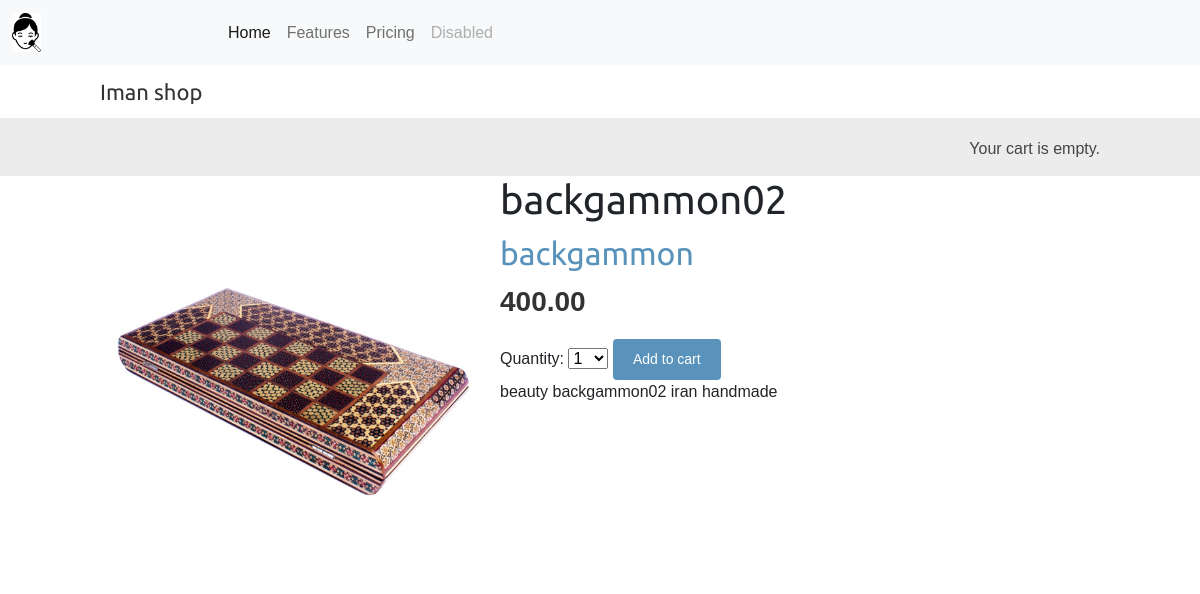
Screenshot of /shop/9/backgammon02/ with the database file from the repository.
### shop/models.py (models this page shows, shortened)
class Product(models.Model):
    category = models.ForeignKey('Category', on_delete=models.CASCADE, related_name='products')
    name = models.CharField(max_length=200, )
    slug = models.SlugField(max_length=200)
    image = models.ImageField(upload_to='products/%Y/%m/%d', blank=True)
    description = models.TextField()
    price = models.DecimalField(decimal_places=2, max_digits=10)
    available = models.BooleanField(default=False)
    created = models.DateTimeField(auto_now_add=True)
    updated = models.DateTimeField(auto_now=True)
    class Meta:
        ordering = ['name']
        indexes = [
            models.Index(fields=['id', 'slug']),
            models.Index(fields=['name']),
            models.Index(fields=['-created']),
        ]

class Category(models.Model):
    name = models.CharField(max_length=200, )
    slug = models.SlugField()
    class Meta:
        ordering = ['name']
        indexes = [models.Index(fields=['name']), ]
    def get_absolute_url(self):
        return reverse('shop:product_list_by_cat', args=[self.slug])

### shop/views.py (the view)
# urls.py: path('<int:id>/<slug:slug>/', views.product_detail, name='product_detail'),
def product_detail(request, id, slug):
    product = get_object_or_404(Product, id=id,
                                slug=slug,
                                available=True)
    cart_product_form = CartAddProductForm()
    return render(request,
                  'shop/product/detail.html',
                  {'product': product,
                   'cart_product_form': cart_product_form})

### cart/forms.py
class CartAddProductForm(forms.Form):
    quantity = forms.TypedChoiceField(
                                choices=PRODUCT_QUANTITY_CHOICES,
                                coerce=int)
    override = forms.BooleanField(required=False,
                                  initial=False,
                                  widget=forms.HiddenInput)

### cart/cart.py (called while the page is built)
    def __len__(self):
        return sum(item['quantity'] for item in self.cart.values())

### cart/context_processors.py (called while the page is built)
def cart(request):
    return {'cart': Cart(request)}

### shop/templates/shop/product/detail.html (shortened to what this page needs)
{% extends 'base.html' %}
{% load static %}
{% block content %}
    <div class="product-detail">
        <img src="{% if product.image %}{{ product.image.url }}{% else %}{% static 'img/no_image.jpg' %}{% endif %}">
        <h1>{{ product.name }}</h1>
        <h2><a href="{{ product.category.get_absolute_url }}"> {{ product.category.name }}</a></h2>
        <p class="price">{{ product.price }}</p>
        <form action="{% url "cart:cart_add" product.id %}" method="post" >
            {{ cart_product_form }}
            <input type="submit" value="Add to cart">
        </form>
        {{ product.description|linebreaks }}
    </div>
{% endblock %}

### shop/static/css/base.css (style rules this page uses)
body { margin:0; padding:0; font-family:helvetica, sans-serif; }
h1, h2, h3, h4, h5 , h6 { font-family: 'Ubuntu', sans-serif; font-weight:normal; }
a { text-decoration:none; color:#5993bb; }
a.button, input[type="submit"] { color:#fff; background:#5993bb; border-radius:4px; padding:10px 20px; font-size:14px; border:0; }
.product-detail { text-align:justify; }
.product-detail .price { color:#333; font-size:28px; font-weight:bold; }
.product-detail img { width:40%; float:left; padding:0 20px 20px 0; }
.product-detail h1 { margin-bottom:0; }
.product-detail h2 { margin-top:10px; }

### rows the page displays
Product: image (picture), name "backgammon02", category.name "backgammon", price "400.00", description "beauty backgammon02 iran handmade"
